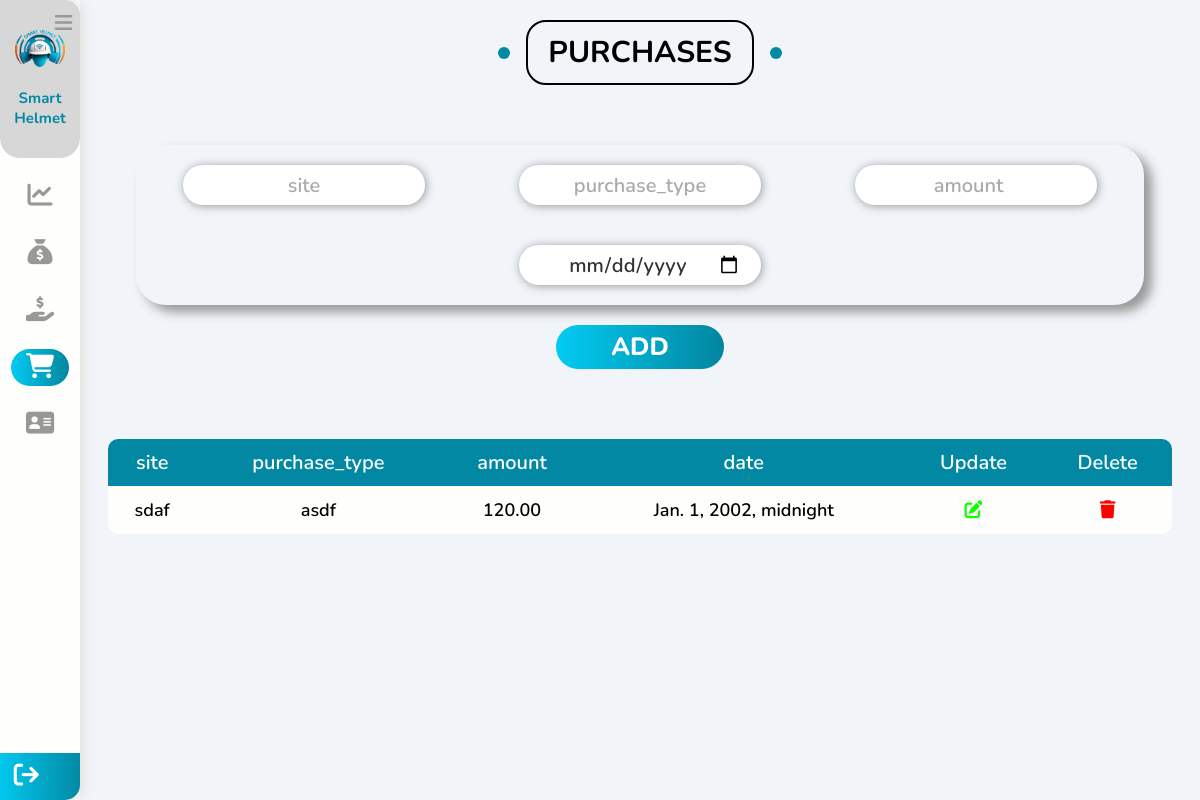
Page /management/purchases on the earlier database version.
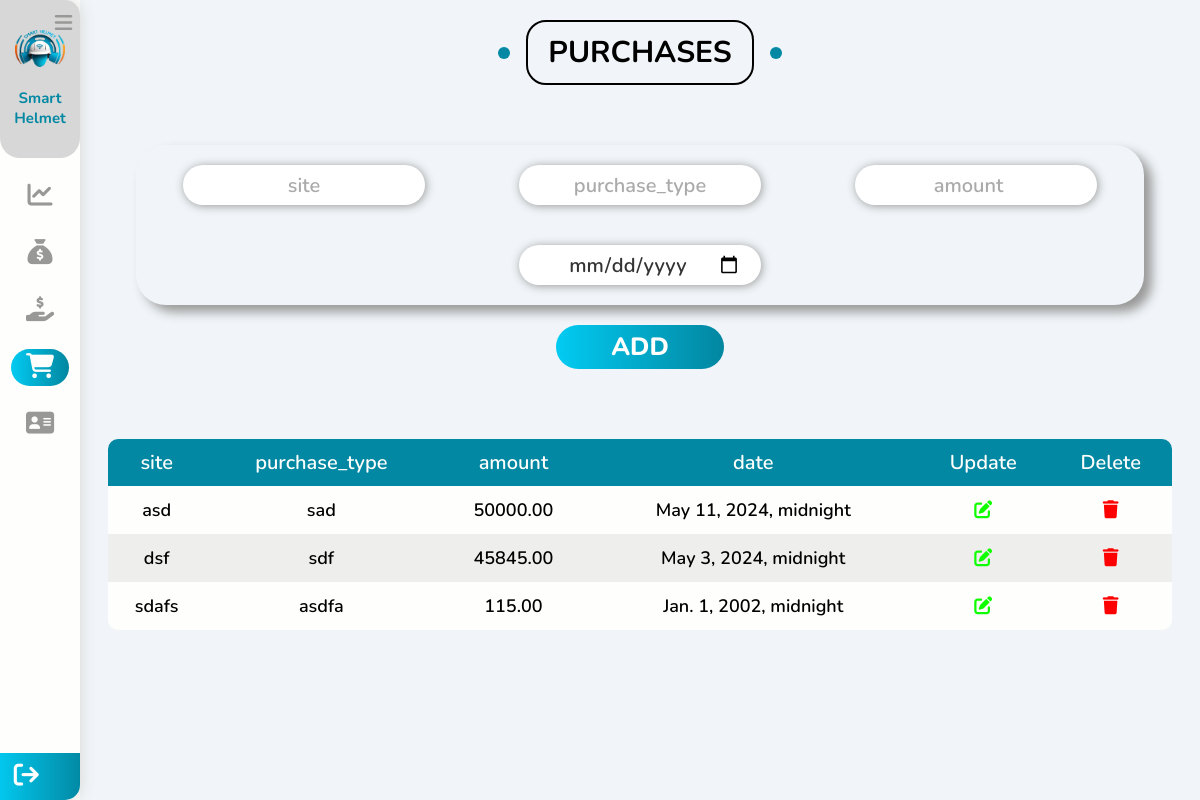
Same page on the later database version.
### management/models.py (models this page shows)
class Purchase(models.Model):
    site  = models.CharField(max_length=100, blank=True, null=True)
    date = models.DateTimeField(blank=True, null=True)
    purchase_type  = models.CharField(max_length=100, blank=True, null=True)
    amount = models.DecimalField(max_digits=15, decimal_places=2, blank=True, null=True)

### management/views.py (the view, shortened to what this page needs)
# urls.py: path('purchases',views.purchases, name='purchases' ),
def purchases(request):
    purchases = Purchase.objects.all().order_by("-date")
    context = {"purchases" : purchases}
    return render(request, "management/purchases.html", context)

### templates/management/purchases.html (shortened to what the changed rows need)
{% load static %}
<!DOCTYPE html>
<html lang="en">
<head>
    <link rel="stylesheet" href="https://cdnjs.cloudflare.com/ajax/libs/font-awesome/6.5.1/css/all.min.css" />
    <link rel="stylesheet" href=" {% static "css/main.css" %} ">
</head>
<body>
    <div class="menuBar">
        <div class="head">
            <h2>Smart Helmet</h2>
        </div>
    </div>
    <div class="mainContainer">
        <div class="container3" id="container3">
            <h2 class="main-title">PURCHASES</h2>
            <div class="down">
                <table>
                    <thead>
                        <tr>
                            <th>site</th>
                            <th>purchase_type</th>
                            <th>amount</th>
                            <th>date</th>
                            <th>Update</th>
                            <th>Delete</th>
                        </tr>
                    </thead>
                    <tbody>
                        {% for purchase in purchases  %}
                        <tr>
                            <td>{{purchase.site}}</td>
                            <td>{{purchase.purchase_type}}</td>
                            <td>{{purchase.amount}}</td>
                            <td>{{purchase.date}}</td>
                            <td><a style="text-decoration:none;" id="clickBTN" metadata = '
                                <div style="width: 100%;display: flex;justify-content: center;align-items: center;flex-direction: column;">
                                    <h2>Update section </h2>
                                    <br>
                                    <form method="POST" action="{% url "update_purchase" purchase.id %}" class="updatediv">
                                        {% csrf_token %}
                                        <div class="updateinputs">
                                            <p>site:</p>
                                            <input value="{{purchase.site}}" name="site" type="text" placeholder="site" required>
                                        </div>
                                        <div class="updateinputs">
                                            <p>purchase type:</p>
                                            <input value="{{purchase.purchase_type}}" name="purchase_type" type="text" placeholder="purchase type" required>
                                        </div>
                                        <div class="updateinputs">
                                            <p>amount:</p>
                                            <input value="{{purchase.amount}}" name="amount" type="number" placeholder="amount" required>
                                        </div>
                                        <div class="updateinputs">
                                            <p>date:</p>
                                            <input value="{{purchase.date|date:"20y-m-d"}}" name="date" type="date" placeholder="date" required>
                                        </div>
                                        <button type="submit" name="updatePurchase" class="updatebtn">Update</button>
                                    </form>
                                    </div>
                                '><i class="fa-regular fa-pen-to-square"></i></i></a></td>
                            <td><a style="text-decoration:none;" id="clickBTN" metadata = '
                                <div style="width: 100%;display: flex;justify-content: center;align-items: center;flex-direction: column;">
                                    <h2>Are you sure you want to delete this row</h2>
                                    <br>
                                    <i class="fa-regular fa-trash-can" style="color: #ff3333;font-size: 100px;"></i>
                                    <br>
                                    <div style="width: 100%;display: flex;justify-content: center;gap: 20px;">
                                        <a class="deletebtn" href="{% url "delete_purchase" purchase.id %}">delete</a>
                                    </div>
                                </div>
                                '><i style="cursor: pointer; color:red; " class="fa-solid fa-trash"></i></a></td>
                        </tr>
                        {% endfor %}
                    </tbody>
                </table>
            </div>
        </div>
    </div>
</body>
</html>

Differences in the rows shown:
added Purchase: site "asd", purchase_type "sad", amount "50000.00", date "May 11, 2024, midnight"
added Purchase: site "dsf", purchase_type "sdf", amount "45845.00", date "May 3, 2024, midnight"
changed Purchase: site "sdaf" → "sdafs"; purchase_type "asdf" → "asdfa"; amount "120.00" → "115.00"
